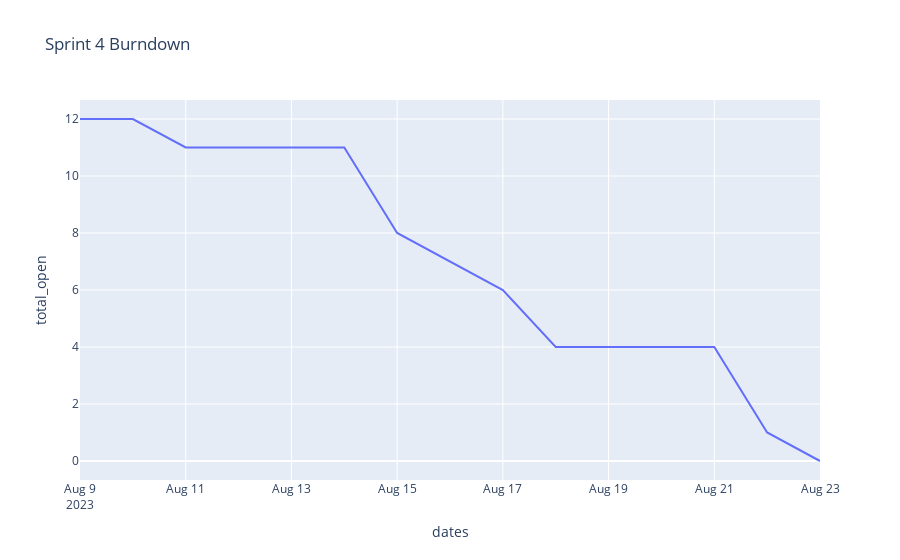

This figure's notebook cell:
### Markdown cell above
### Get GitHub Project Data

Pulls GitHub project data from the following projects:
- [Grants Equity Product Roadmap](https://github.com/orgs/HHS/projects/12)
- [Grants Equity Sprint Planning](https://github.com/orgs/HHS/projects/13)
- [NOFO Project Tracker](https://github.com/orgs/HHS/projects/14)

### Code cell
sprint_data = SprintBoard()
burndown = SprintBurndown(sprint_data, "Sprint 4")
burndown.visualize()

### Figure 1 — Plotly figure (JSON) as saved in the notebook; plotly's stock layout.template omitted (floating-point values rounded to 4 significant figures)
{"data": [{"hovertemplate": "dates=%{x}<br>total_open=%{y}<extra></extra>", "legendgroup": "", "line": {"color": "#636efa", "dash": "solid"}, "marker": {"symbol": "circle"}, "mode": "lines", "name": "", "orientation": "v", "showlegend": false, "type": "scatter", "x": ["2023-08-09T00:00:00+00:00", "2023-08-10T00:00:00+00:00", "2023-08-11T00:00:00+00:00", "2023-08-12T00:00:00+00:00", "2023-08-13T00:00:00+00:00", "2023-08-14T00:00:00+00:00", "2023-08-15T00:00:00+00:00", "2023-08-16T00:00:00+00:00", "2023-08-17T00:00:00+00:00", "2023-08-18T00:00:00+00:00", "2023-08-19T00:00:00+00:00", "2023-08-20T00:00:00+00:00", "2023-08-21T00:00:00+00:00", "2023-08-22T00:00:00+00:00", "2023-08-23T00:00:00+00:00"], "xaxis": "x", "y": [12, 12, 11, 11, 11, 11, 8, 7, 6, 4, 4, 4, 4, 1, 0], "yaxis": "y"}], "layout": {"autosize": true, "legend": {"tracegroupgap": 0}, "title": {"text": "Sprint 4 Burndown"}, "xaxis": {"anchor": "y", "autorange": true, "domain": [0, 1], "range": ["2023-08-09", "2023-08-23"], "title": {"text": "dates"}, "type": "date"}, "yaxis": {"anchor": "x", "autorange": true, "domain": [0, 1], "range": [-0.6667, 12.67], "title": {"text": "total_open"}, "type": "linear"}}}
